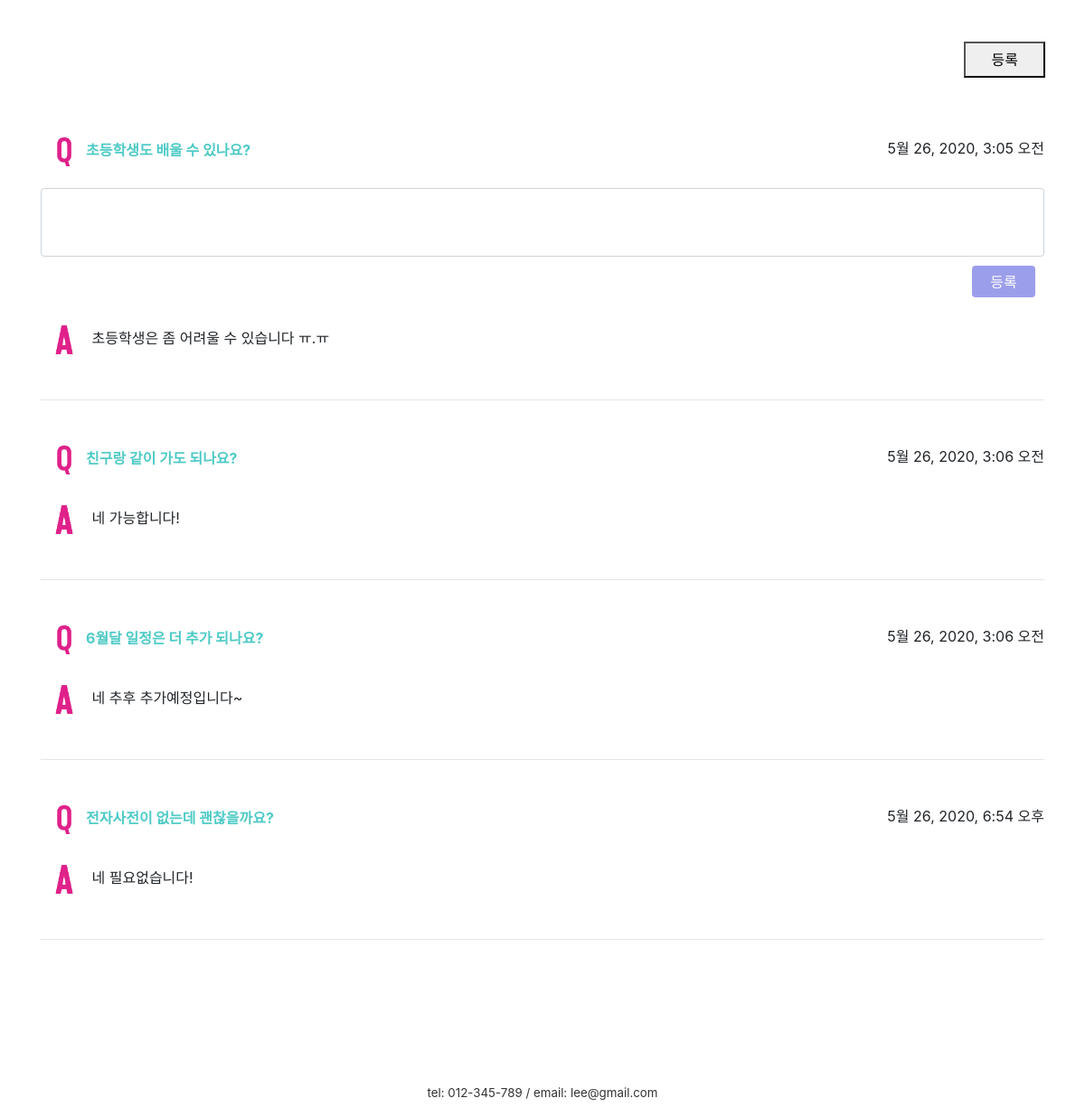
The app's page /product/33/create_answer/ (lower part), older data.
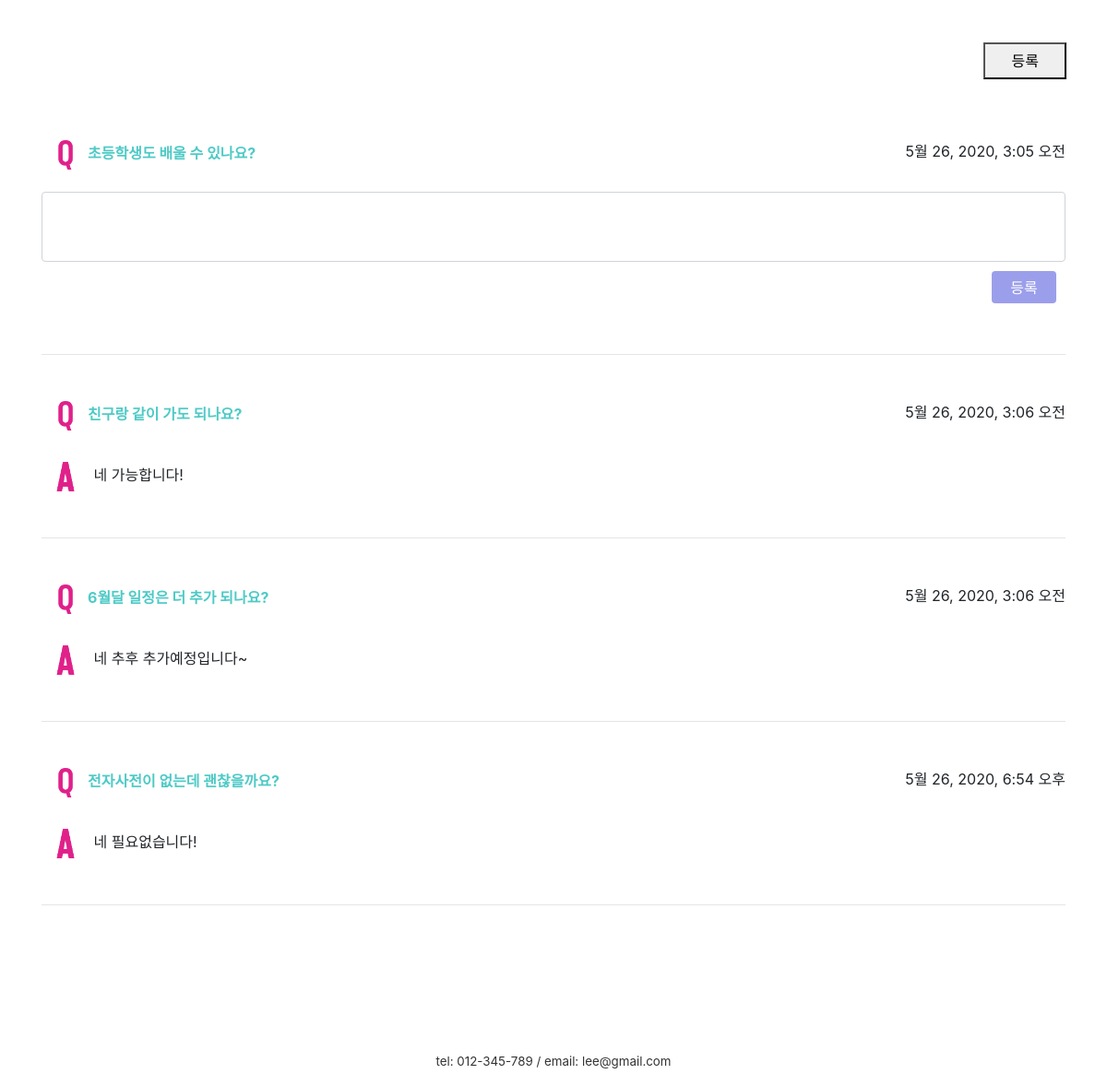
The same page, newer data.
### firstApp/models.py (models this page shows, shortened)
class ClassQna(models.Model):
    question = models.TextField()
    author = models.ForeignKey(settings.AUTH_USER_MODEL, on_delete=models.CASCADE, default=1)
    inClass = models.ForeignKey('firstApp.Class', on_delete=models.CASCADE, default=1, related_name='qna_class')
    created_date = models.DateTimeField(default=timezone.now)

class ClassAnswer(models.Model):
    answer = models.TextField()
    author = models.ForeignKey(settings.AUTH_USER_MODEL, on_delete=models.CASCADE, default=1)
    inClass = models.ForeignKey('firstApp.Class', on_delete=models.CASCADE, default=1, related_name='anw_class')
    inQuestion = models.ForeignKey('firstApp.ClassQna', on_delete=models.CASCADE, default=1, related_name='answer_class')
    created_date = models.DateTimeField(default=timezone.now)

### firstApp/views.py (the view)
# urls.py: path('product/<int:pk>/create_answer/', views.create_answer, name='create_answer'),
def create_answer(request, pk):
    parent_question = get_object_or_404(ClassQna, pk=pk)
    class_detail = get_object_or_404(Class, pk=parent_question.inClass.pk)
    if request.method == 'POST':
        form = AnswerForm(request.POST)
        if form.is_valid():
            answer = form.save(commit=False)
            answer.inClass = class_detail
            answer.inQuestion = parent_question
            answer.author = User.objects.get(username=request.user.get_username())
            answer.save()
        return HttpResponseRedirect("/product/{}/#qna".format(class_detail.id))
    else:
        form = AnswerForm()
    return render(request, 'firstApp/create_answer.html',
                  {'class_detail': class_detail, 'form': form, 'parent_question': parent_question}
                  )

### firstApp/forms.py
class AnswerForm(forms.ModelForm):
    class Meta:
        model = ClassAnswer
        fields = ['answer']
        widgets = {
            'answer': forms.Textarea(
                attrs={'class': 'form-control', 'style': 'width: 100%; height:10%; resize:none;'}),
        }

### firstApp/models.py (called while the page is built)
    def __str__(self):
        return self.name

    def __str__(self):
        return self.name

    def __str__(self):
        return self.name

### firstApp/templates/firstApp/create_answer.html (shortened to what this page needs)
{% extends 'firstApp/base.html'%}
{% load static %}
{% block content %}
<link rel="stylesheet" href="{% static 'css/product_custom.css' %}">
<link href="{% static 'css/product_custom.css' %}" rel="stylesheet">
<link rel="stylesheet" href="{% static 'css/slick.css' %}">
<link rel="stylesheet" href="{% static 'css/slick-theme.css' %}">
<div class="container">
    <div class="category-tab shop-details-tab">
    <div class="tab-content">
     <div class="tab-pane active" id="reviews" >
		<div class="more-container">
            {% if user != class_detail.author %}
            <form method="POST" class="post-form">
            <br>
            <button type="submit" class="review-button">등록</button>
            </form>
            {% endif %}
             {% for qna in class_detail.qna_class.all %}
        <div class="comment">
            <div class="product-review-date">
                {{ qna.created_date }}
            </div>
            <img class="product-q-img" src="{% static 'image\q.png' %}"><div class="product-question">{{ qna.question }}</div>
                        {% if qna.pk == parent_question.pk %}
                        <form method="POST" class="post-form">
                            {{ form.answer }}
                            <button style="margin-top:10px; margin-right:10px; " type="submit" class="btn btn-primary comment_submit answer-button">등록</button>
                        </form>
            {% endif %}
            {% for answer in qna.answer_class.all %}
             {% if answer.answer %}
            <div class="product-answer"><img class="product-q-img" src="{% static 'image\a.png' %}">
                <span>
                    {{ answer.answer }}
                    {% endif %}
                    {% endfor %}
                </span>
            </div>
        </div>
        <div class="product-review-hr"><hr></div>
    {% endfor %}
        </div>
    </div>
  </div>
</div>
</div>
{% endblock content%}

Row changes from the older to the newer data that the page shows:
removed ClassAnswer: answer "초등학생은 좀 어려울 수 있습니다 ㅠ.ㅠ", shown under ClassQna "5월 26, 2020, 3:05 오전"
